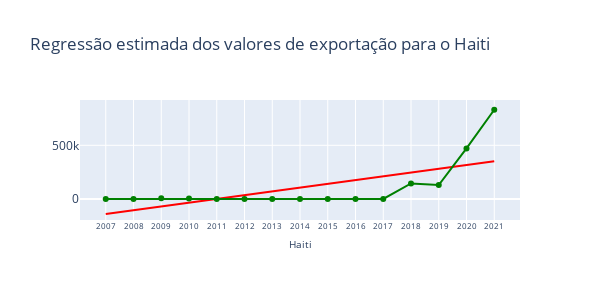

This figure's notebook cell:
### Code cell
plot_regressao1(paises_exportacao.query("pais=='Haiti'"), 'Regressão estimada dos valores de exportação para o Haiti', int)

### Figure 1 — Plotly figure (JSON) as saved in the notebook; plotly's stock layout.template omitted (floating-point values rounded to 4 significant figures)
{"data": [{"line": {"color": "red"}, "mode": "lines", "name": "Regressão", "type": "scatter", "x": [2007, 2008, 2009, 2010, 2011, 2012, 2013, 2014, 2015, 2016, 2017, 2018, 2019, 2020, 2021], "y": [-139900.0, -104800.0, -69740.0, -34650.0, 452.1, 35550.0, 70650.0, 105700.0, 140800.0, 175900.0, 211000.0, 246100.0, 281200.0, 316300.0, 351400.0]}, {"name": "Haiti", "type": "scatter", "x": ["2007", "2008", "2009", "2010", "2011", "2012", "2013", "2014", "2015", "2016", "2017", "2018", "2019", "2020", "2021"], "y": [0, 20, 5863, 3750, 0, 0, 0, 0, 0, 0, 0, 144425, 129803, 471152, 831181]}], "layout": {"colorway": ["blue", "green", "orange", "purple", "brown", "black", "gray"], "height": 300, "showlegend": false, "title": {"text": "Regressão estimada dos valores de exportação para o Haiti"}, "width": 600, "xaxis": {"tickfont": {"size": 8}, "tickvals": ["2007", "2008", "2009", "2010", "2011", "2012", "2013", "2014", "2015", "2016", "2017", "2018", "2019", "2020", "2021"], "title": {"font": {"size": 10}, "standoff": 10, "text": "Haiti"}}}}
